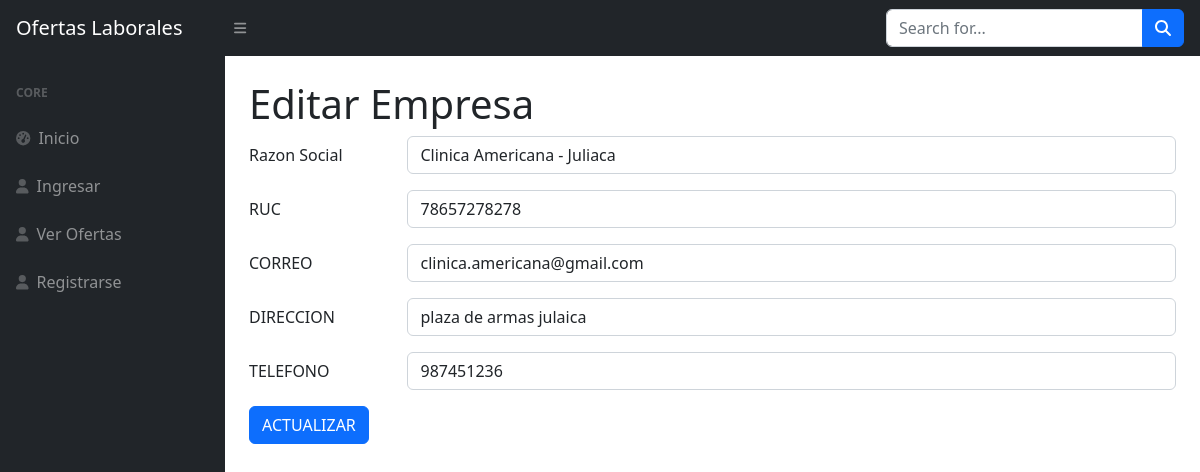
Page /source/admin/editar_empresa.php?id_empresa=2 on the committed database.
### tables this page shows
CREATE TABLE `empresas` (
  `id` int(3) NOT NULL,
  `razon_social` varchar(128) NOT NULL DEFAULT '',
  `ruc` varchar(11) NOT NULL DEFAULT '',
  `correo` varchar(64) NOT NULL DEFAULT '',
  `direccion` varchar(128) NOT NULL DEFAULT '',
  `telefono` varchar(10) NOT NULL DEFAULT '',
  `descripcion` varchar(500) NOT NULL DEFAULT '',
  `rubro` varchar(64) NOT NULL DEFAULT '',
  `id_usuario` int(2) NOT NULL DEFAULT 0
);

### source/admin/editar_empresa.php (the view, shortened to what this page needs)
<?php
    include("../../includes/header.php");
    $conexion = conectar();
    $id_empresa = $_REQUEST['id_empresa'];
    $sql="SELECT * FROM empresas WHERE id='$id_empresa'";
    $resultado=mysqli_query($conexion,$sql);
    $fila=mysqli_fetch_assoc($resultado);
?>
<main>
<div class="container-fluid px-4">
    <h1 class="mt-4">Editar Empresa</h1>
        <form method="POST" action="actualizar_empresa.php">
            <div class="row mb-3">
                <label class="col-sm-2 col-form-label">Razon Social</label>
                <div class="col-sm-10">
                <input type="text" class="form-control" name="txt_razon_social" required value="<?php echo $fila['razon_social'] ?>">
                </div>
            </div>
            <div class="row mb-3">
                <label class="col-sm-2 col-form-label">RUC</label>
                <div class="col-sm-10">
                <input type="text" class="form-control" name="txt_ruc" required value="<?php echo $fila['ruc'] ?>">
                </div>
            </div>
            <div class="row mb-3">
                <label class="col-sm-2 col-form-label">CORREO</label>
                <div class="col-sm-10">
                <input type="text" class="form-control" name="txt_correo" required value="<?php echo $fila['correo'] ?>">
                </div>
            </div>
            <div class="row mb-3">
                <label class="col-sm-2 col-form-label">DIRECCION</label>
                <div class="col-sm-10">
                <input type="text" class="form-control" name="txt_direccion" required value="<?php echo $fila['direccion'] ?>">
                </div>
            </div>
            <div class="row mb-3">
                <label class="col-sm-2 col-form-label">TELEFONO</label>
                <div class="col-sm-10">
                <input type="text" class="form-control" name="txt_telefono" required value="<?php echo $fila['telefono'] ?>">
                </div>
            </div>
            <button type="submit" class="btn btn-primary">ACTUALIZAR</button>
        </form>
    </div>
</main>

### rows in the picture
empresas: txt_razon_social "Clinica Americana - Juliaca", txt_ruc "78657278278", txt_correo "clinica.americana@gmail.com", txt_direccion "plaza de armas julaica", txt_telefono "987451236"
